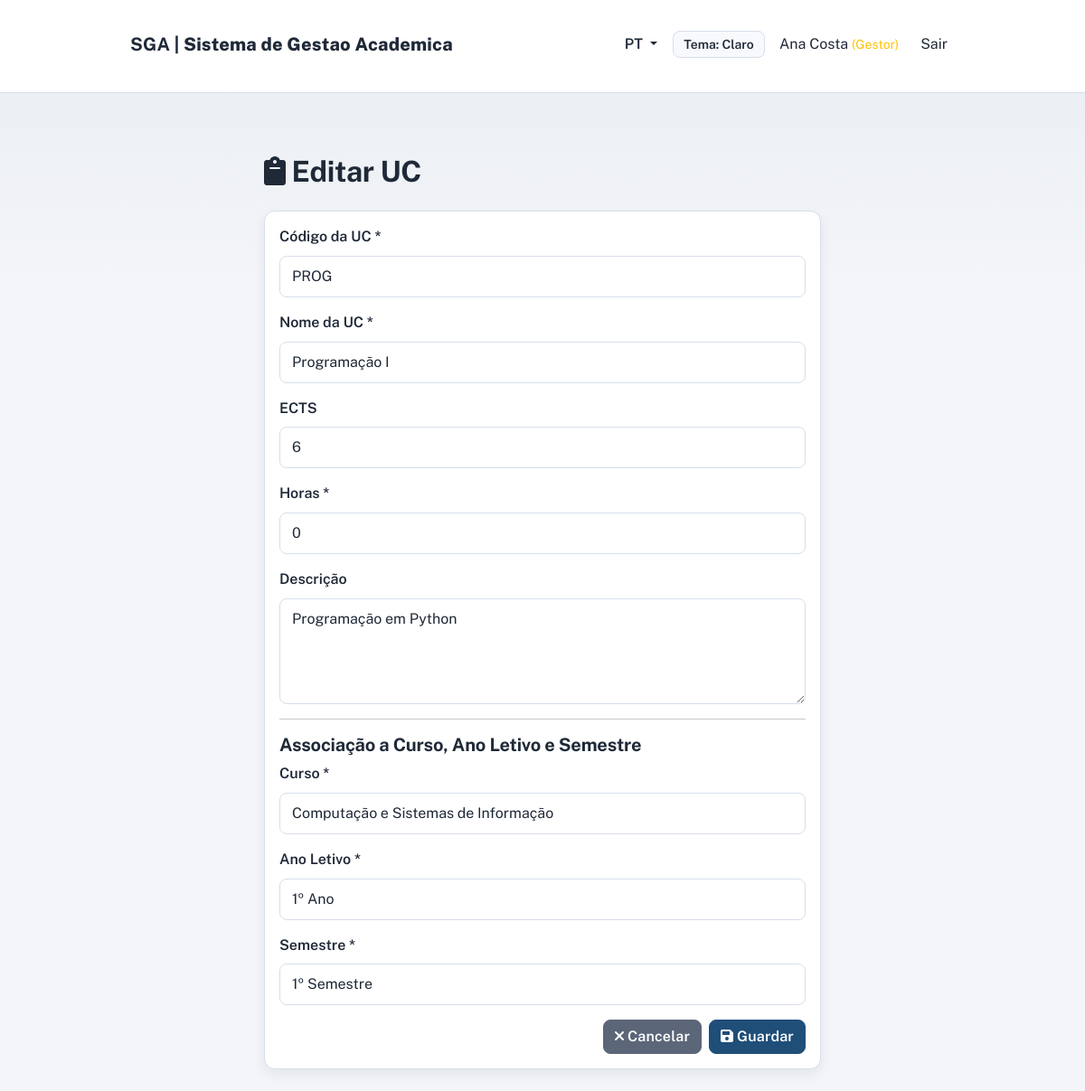
The page /public/manager/units.php?action=edit&id=2 (signed in) on the database its author committed.
### tables this page shows
CREATE TABLE course_units (
    id INT PRIMARY KEY AUTO_INCREMENT,
    code VARCHAR(20) NOT NULL UNIQUE,
    name VARCHAR(255) NOT NULL,
    ects INT,
    description TEXT,
    is_active BOOLEAN DEFAULT TRUE,
    created_at TIMESTAMP DEFAULT CURRENT_TIMESTAMP,
    updated_at TIMESTAMP DEFAULT CURRENT_TIMESTAMP ON UPDATE CURRENT_TIMESTAMP,
    INDEX idx_code (code),
    INDEX idx_active (is_active)
);

### public/manager/units.php (called while the page is built, shortened)
<?php
require_once __DIR__ . '/../../core/bootstrap.php';
require_once __DIR__ . '/../../controllers/ManagerUnitsController.php';
$controller = new ManagerUnitsController($pdo);
$action = $_GET['action'] ?? 'index';
$id = $_GET['id'] ?? null;
$result = match($action) {
    'create' => $controller->create(),
    'edit' => $id ? $controller->edit($id) : $controller->index(),
    'delete' => $id ? $controller->delete($id) : $controller->index(),
    default => $controller->index()
};
extract($result['data']);
$view = ltrim($result['view'] ?? '', " ./\\/");
include __DIR__ . '/../../' . $view;

### core/helpers.php (called while the page is built, shortened)
<?php
function h($str) {
    return htmlspecialchars($str, ENT_QUOTES, 'UTF-8');
}
function isAuthenticated() {
    return isset($_SESSION['user_id']) && isset($_SESSION['role']);
}
function getUserRole() {
    return $_SESSION['role'] ?? null;
}
function baseUrl() {
    $protocol = (!empty($_SERVER['HTTPS']) && $_SERVER['HTTPS'] !== 'off') ? 'https' : 'http';
    $host = $_SERVER['HTTP_HOST'];
    $scriptPath = str_replace('\\', '/', $_SERVER['SCRIPT_NAME'] ?? ($_SERVER['PHP_SELF'] ?? ''));
    $publicPos = strpos($scriptPath, '/public');
    if ($publicPos !== false) {
        $basePath = substr($scriptPath, 0, $publicPos);
    } else {
        $basePath = dirname($scriptPath);
    }
    return $protocol . '://' . $host . rtrim($basePath, '/');
}
function publicUrl($path = '') {
    $base = baseUrl() . '/public';
    if ($path) {
        $base .= '/' . ltrim($path, '/');
    }
    return $base;
}
function url($path = '') {
    return publicUrl($path);
}

### controllers/ManagerUnitsController.php (called while the page is built, shortened)
<?php
class ManagerUnitsController {
    protected $pdo;
    public function __construct($pdo) {
        $this->pdo = $pdo;
    }
    public function edit($id) {
        require_once __DIR__ . '/../models/CourseUnit.php';
        require_once __DIR__ . '/../models/Curso.php';
        $unitModel = new CourseUnit($this->pdo);
        $cursoModel = new Curso($this->pdo);
        $unit = $unitModel->getById($id);
        $courses = $cursoModel->getAll();
        $studyPlan = null;
        if ($unit) {
            $plans = $this->pdo->prepare("SELECT * FROM study_plans WHERE unit_id = ? LIMIT 1");
            $plans->execute([$id]);
            $studyPlan = $plans->fetch();
        }
        $selected_course_id = $_POST['course_id'] ?? ($studyPlan['course_id'] ?? '');
        $selected_year = $_POST['academic_year_number'] ?? ($studyPlan['academic_year_number'] ?? '');
        $selected_semester = $_POST['semester'] ?? ($studyPlan['semester'] ?? '');
        return [
            'view' => '../views/manager/units-form.php',
            'data' => [
                'unit' => $unit,
                'courses' => $courses,
                'selected_course_id' => $selected_course_id,
                'selected_year' => $selected_year,
                'selected_semester' => $selected_semester
            ]
        ];
    }
}

### models/CourseUnit.php (called while the page is built, shortened)
<?php
class CourseUnit {
    protected $pdo;
    public function __construct($pdo) {
        $this->pdo = $pdo;
    }
    public function getById($id) {
        $stmt = $this->pdo->prepare("
            SELECT * FROM course_units WHERE id = :id
        ");
        $stmt->execute([':id' => $id]);
        return $stmt->fetch();
    }
}

### core/i18n.php (called while the page is built, shortened)
<?php
$TRANSLATIONS = [];
function loadTranslations($lang = 'pt') {
    $filePath = __DIR__ . '/../translations/' . $lang . '.php';
    if (file_exists($filePath)) {
        $TRANSLATIONS = require $filePath;
        return true;
    }
    return false;
}
function trans($key, $default = '') {
    global $TRANSLATIONS;
    return $TRANSLATIONS[$key] ?? ($default ?: $key);
}
function t($key, $default = '') {
    return trans($key, $default);
}

### models/Curso.php (called while the page is built, shortened)
<?php
class Curso {
    protected $pdo;
    public function __construct($pdo) {
        $this->pdo = $pdo;
    }
    public function getAll() {
        $stmt = $this->pdo->query("
            SELECT id, code, name FROM courses
            WHERE is_active = 1
            ORDER BY name
        ");
        return $stmt->fetchAll(PDO::FETCH_ASSOC);
    }
}

### views/manager/units-form.php (the view, shortened to what this page needs)
<!DOCTYPE html>
<html lang="pt-PT">
<head>
    <link href="https://cdn.jsdelivr.net/npm/bootstrap@5.1.3/dist/css/bootstrap.min.css" rel="stylesheet">
    <link href="<?php echo url('assets/css/app.css'); ?>" rel="stylesheet">
    <link href="https://cdnjs.cloudflare.com/ajax/libs/font-awesome/6.0.0/css/all.min.css" rel="stylesheet">
</head>
<body>
    <?php include __DIR__ . '/../layouts/navbar.php'; ?>
    <div class="container mt-5">
        <div class="row">
            <div class="col-md-8 offset-md-2">
                <h2>
                    <i class="fas fa-clipboard"></i>
                    <?php echo $unit ? t('form.edit_unit') : t('form.new_unit'); ?>
                </h2>
                <div class="card mt-4">
                    <div class="card-body">
                        <form method="POST" novalidate>
                            <div class="mb-3">
                                <label for="code" class="form-label"><?php echo t('form.unit_code'); ?> *</label>
                                <input type="text" class="form-control" id="code" name="code"
                                       value="<?php echo h($unit['code'] ?? ''); ?>" required>
                            </div>
                            <div class="mb-3">
                                <label for="name" class="form-label"><?php echo t('form.unit_name'); ?> *</label>
                                <input type="text" class="form-control" id="name" name="name"
                                       value="<?php echo h($unit['name'] ?? ''); ?>" required>
                            </div>
                            <div class="mb-3">
                                <label for="ects" class="form-label"><?php echo t('form.ects'); ?></label>
                                <input type="number" class="form-control" id="ects" name="ects" step="0.5"
                                       value="<?php echo h($unit['ects'] ?? ''); ?>">
                            </div>
                            <div class="mb-3">
                                <label for="hours" class="form-label">Horas *</label>
                                <input type="number" class="form-control" id="hours" name="hours" min="0" value="<?php echo h($unit['hours'] ?? 0); ?>" required>
                            </div>
                            <div class="mb-3">
                                <label for="description" class="form-label"><?php echo t('form.description'); ?></label>
                                <textarea class="form-control" id="description" name="description" rows="4"><?php echo h($unit['description'] ?? ''); ?></textarea>
                            </div>
                            <hr>
                            <h5>Associação a Curso, Ano Letivo e Semestre</h5>
                            <div class="mb-3">
                                <label for="course_id" class="form-label">Curso *</label>
                                <select class="form-select" id="course_id" name="course_id" required>
                                    <?php foreach (($courses ?? []) as $course): ?>
                                        <option value="<?php echo h($course['id']); ?>"
                                            <?php if (($selected_course_id ?? '') == $course['id']) echo 'selected'; ?>>
                                            <?php echo h($course['name']); ?>
                                        </option>
                                    <?php endforeach; ?>
                                </select>
                            </div>
                            <div class="mb-3">
                                <label for="academic_year_number" class="form-label">Ano Letivo *</label>
                                <select class="form-select" id="academic_year_number" name="academic_year_number" required>
                                    <?php for ($y = 1; $y <= 5; $y++): ?>
                                        <option value="<?php echo $y; ?>" <?php if (($selected_year ?? '') == $y) echo 'selected'; ?>><?php echo $y; ?>º Ano</option>
                                    <?php endfor; ?>
                                </select>
                            </div>
                            <div class="mb-3">
                                <label for="semester" class="form-label">Semestre *</label>
                                <select class="form-select" id="semester" name="semester" required>
                                    <option value="1" <?php if (($selected_semester ?? '') == 1) echo 'selected'; ?>>1º Semestre</option>
                                </select>
                            </div>
                            <div class="d-grid gap-2 d-sm-flex justify-content-sm-end">
                                <a href="<?php echo url('manager/units.php'); ?>" class="btn btn-secondary">
                                    <i class="fas fa-times"></i> <?php echo t('form.cancel'); ?>
                                </a>
                                <button type="submit" class="btn btn-primary">
                                    <i class="fas fa-save"></i> <?php echo t('form.save'); ?>
                                </button>
                            </div>
                        </form>
                    </div>
                </div>
            </div>
        </div>
    </div>
</body>
</html>

### public/assets/css/app.css (style rules this page uses)
:root { --bg: #f3f5f8; --bg-plain: #ffffff; --surface: #ffffff; --surface-soft: #f7f9fc; --surface-strong: #eef2f7; --text: #1f2937; --text-muted: #5b6678; --border: #d7deea; --primary: #1f4e79; --primary-soft: #d8e7f8; --info: #0c6a8f; --success: #1f7a4f; --warning: #9a6a05; --danger: #9f1239; --secondary: #5b6678; --on-primary: #ffffff; --on-info: #ffffff; --on-success: #ffffff; --on-warning: #ffffff; --on-danger: #ffffff; --on-secondary: #ffffff; --radius-sm: 8px; --radius-md: 12px; --radius-lg: 16px; --shadow-sm: 0 6px 14px rgba(31, 41, 55, 0.07); --shadow-md: 0 14px 30px rgba(31, 41, 55, 0.12); }
* { box-sizing: border-box; }
html, body { min-height: 100%; }
body { font-family: 'Public Sans', 'Segoe UI', sans-serif; color: var(--text); background: linear-gradient(180deg, rgba(31, 78, 121, 0.05) 0%, transparent 26%), var(--bg); line-height: 1.55; }
h1, h2, h3, h4, h5, h6 { color: var(--text); letter-spacing: -0.01em; font-weight: 700; }
p, label, li, small, span { color: inherit; }
a { color: var(--primary); }
.container, .container-fluid { width: 80%; max-width: 80%; margin-left: auto; margin-right: auto; padding-top: 1.25rem; padding-bottom: 1.5rem; }
.card { border: 1px solid var(--border); border-radius: var(--radius-md); box-shadow: var(--shadow-sm); overflow: hidden; background: var(--surface); transition: transform 160ms ease, box-shadow 160ms ease; }
.form-control, .form-select, textarea { border-radius: var(--radius-sm); border: 1px solid var(--border); background: var(--bg-plain); color: var(--text); padding: 0.62rem 0.82rem; }
.form-control::placeholder, textarea::placeholder { color: var(--text-muted); opacity: 0.9; }
.form-label { font-weight: 600; color: var(--text); }
.btn { border-radius: var(--radius-sm); font-weight: 600; letter-spacing: 0.01em; transition: transform 120ms ease; }
.btn-primary { background-color: var(--primary); border-color: var(--primary); color: var(--on-primary); }
.btn-secondary { background-color: var(--secondary); border-color: var(--secondary); color: var(--on-secondary); }
.ui-reveal { opacity: 0; transform: translateY(8px); transition: opacity 220ms ease, transform 220ms ease; }
.ui-reveal.is-visible { opacity: 1; transform: translateY(0); }

### rows shown on the page
course_units: code "PROG", name "Programação I", ects "6", description "Programação em Python"

### other values the page prints
getCurrentLanguage() "PT"
$_SESSION['full_name'] "Ana Costa"
getRoleLabel() "Gestor"
t('nav.logout') "Sair"
t('form.edit_unit') "Editar UC"
t('form.unit_code') "Código da UC"
t('form.unit_name') "Nome da UC"
t('form.ects') "ECTS"
t('form.description') "Descrição"
t('form.cancel') "Cancelar"
t('form.save') "Guardar"
form field course_id "Computação e Sistemas de Informação"
form field academic_year_number "1º Ano"
